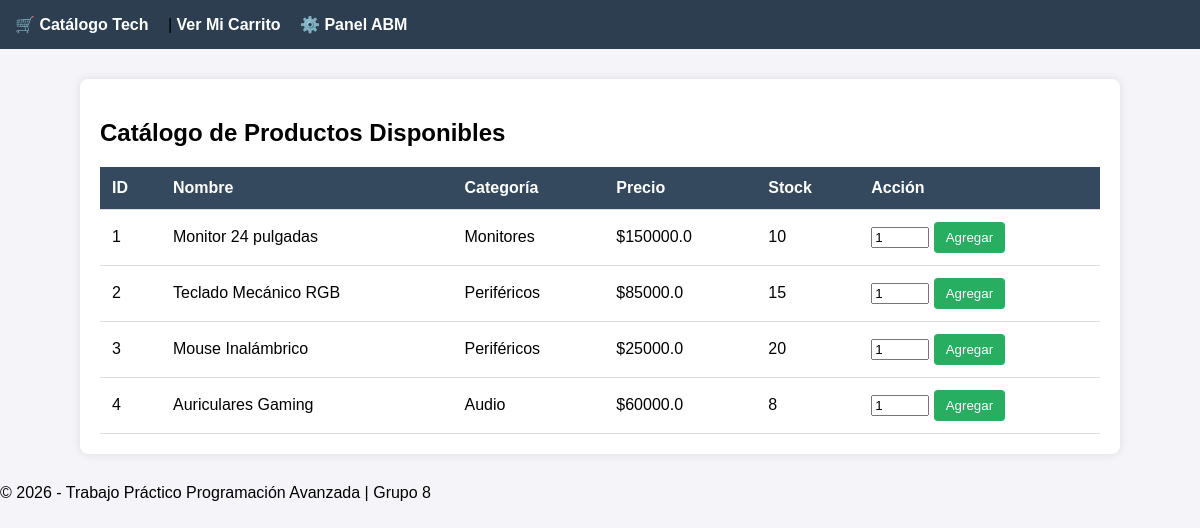
Before: / with the older database file.
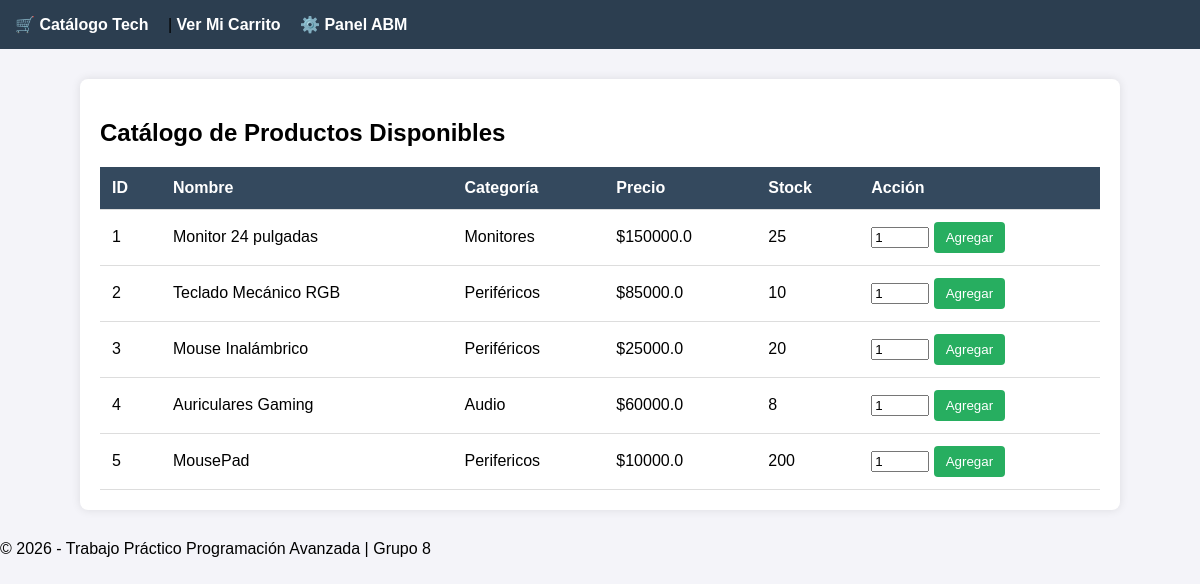
After: the same page with the newer database file.
### tables this page shows
CREATE TABLE productos (
            id_producto INTEGER PRIMARY KEY AUTOINCREMENT,
            nombre TEXT NOT NULL,
            categoria TEXT NOT NULL,
            precio REAL NOT NULL,
            stock INTEGER NOT NULL
        );

### app.py (the view)
@app.route('/')
def inicio():
    conexion = base_de_datos.obtener_conexion()
    cursor = conexion.cursor()
    cursor.execute("SELECT id_producto, nombre, categoria, precio, stock FROM productos")
    todos_los_productos = cursor.fetchall()
    conexion.close()
    return render_template('index.html', productos=todos_los_productos)

### base_de_datos.py (called while the page is built)
def obtener_conexion():
    return sqlite3.connect("tienda.db")

### templates/index.html
{% extends 'base.html' %}
{% block contenido %}
<h2>Catálogo de Productos Disponibles</h2>
<table class="tabla-productos">
    <thead>
        <tr>
            <th>ID</th>
            <th>Nombre</th>
            <th>Categoría</th>
            <th>Precio</th>
            <th>Stock</th>
            <th>Acción</th>
        </tr>
    </thead>
    <tbody>
        {% for prod in productos %}
        <tr>
            <td>{{ prod[0] }}</td> <td>{{ prod[1] }}</td> <td>{{ prod[2] }}</td> <td>${{ prod[3] }}</td> <td>{{ prod[4] }}</td> <td>
                <form action="/agregar/{{ prod[0] }}" method="POST">
                    <input type="number" name="cantidad" value="1" min="1" max="{{ prod[4] }}" style="width: 50px;">
                    <button type="submit">Agregar</button>
                </form>
            </td>
        </tr>
        {% endfor %}
    </tbody>
</table>
{% endblock %}

### templates/base.html (shortened to what this page needs)
<!DOCTYPE html>
<html lang="es">
<head>
    <link rel="stylesheet" href="{{ url_for('static', filename='style.css') }}">
</head>
<body>
    <header>
        <nav>
            <a href="/">🛒 Catálogo Tech</a> |
            <a href="/carrito">Ver Mi Carrito</a>
            <a href="/admin">⚙️ Panel ABM</a>
        </nav>
    </header>
    <main class="contenedor">
        {% block contenido %}
        {% endblock %}
    </main>
    <footer>
        <p>© 2026 - Trabajo Práctico Programación Avanzada | Grupo 8</p>
    </footer>
</body>
</html>

### static/style.css (style rules this page uses)
body { font-family: Arial, sans-serif; margin: 0; padding: 0; background-color: #f4f4f9; }
header { background-color: #2c3e50; padding: 15px; }
nav a { color: white; text-decoration: none; font-weight: bold; margin-right: 15px; }
.contenedor { max-width: 1000px; margin: 30px auto; padding: 20px; background-color: white; box-shadow: 0 0 10px rgba(0,0,0,0.1); border-radius: 8px; }
table { width: 100%; border-collapse: collapse; margin-top: 20px; }
th, td { padding: 12px; text-align: left; border-bottom: 1px solid #ddd; }
th { background-color: #34495e; color: white; }
button { background-color: #27ae60; color: white; border: none; padding: 8px 12px; cursor: pointer; border-radius: 4px; }

Changed rows visible on the page:
changed productos "Monitor 24 pulgadas": stock "10" → "25"
changed productos "Teclado Mecánico RGB": stock "15" → "10"
added productos: id_producto "5", nombre "MousePad", categoria "Perifericos", precio "10000.0", stock "200"
